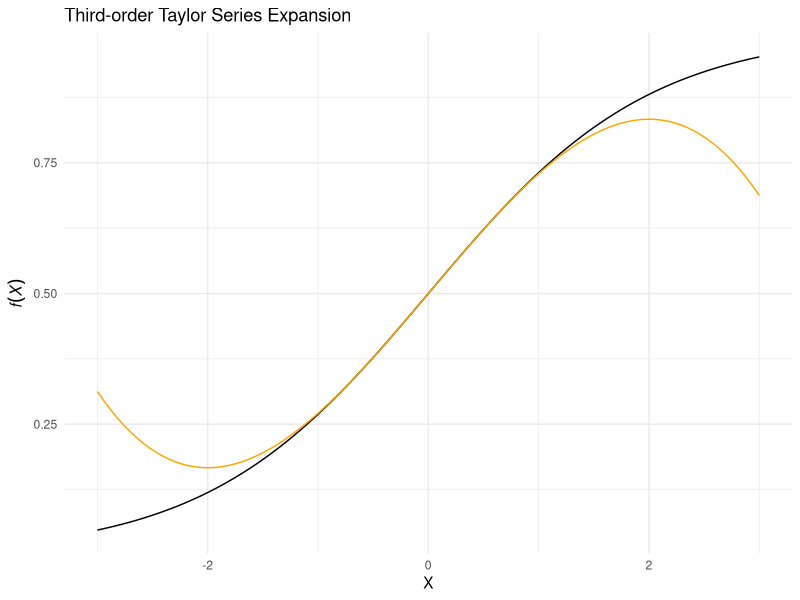
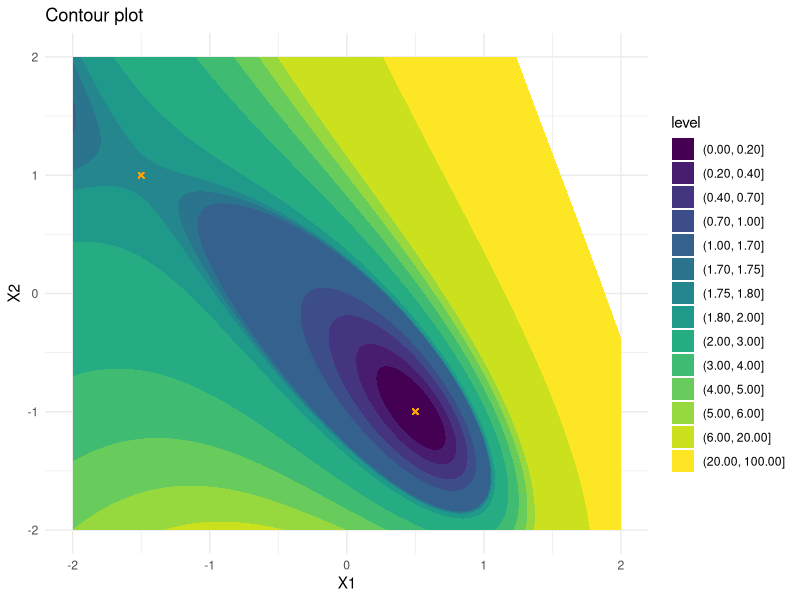

The R script that drew these images, in order:
## ---- chunk 1
library(ggplot2)
fx <- function(x) exp(x) / (1 + exp(x))
fx1 <- function(x) exp(x) / (1 + exp(x))^2
fx2 <- function(x) (exp(x) - exp(2*x)) / (1 + exp(x))^3
fx3 <- function(x) (exp(x) - 4*exp(2*x) + exp(3*x)) / (1 + exp(x))^4

taylor <- function(x, root) {
  fx(root) + fx1(root) * (x - root) + fx2(root) / 2 * (x - root)^2 + fx3(root) / 6 * (x - root)^3
}

ggplot() +
  geom_function(fun = fx) +
  geom_function(fun = taylor, args = list(root = 0), col = "orange") +
  xlim(-3, 3) +
  theme_minimal() +
  labs(x = "X", y = expression(italic(f(X))),
       title = "Third-order Taylor Series Expansion")
## ---- chunk 2
fx12 <- function(x1, x2) {
  exp(x1) * (4*x1^2 + 2*x2^2 + 4*x1*x2 + 2*x2 + 1)
}

expand.grid(x1 = -200:200/100,
            x2 = -200:200/100) |>
  dplyr::mutate(z = fx12(x1, x2)) |>
  ggplot(aes(x = x1, y = x2, z = z)) +
  stat_contour_filled(breaks = c(0, 0.2, 0.4, 0.7, 1, 1.7, 1.75, 1.8, 2, 3, 4, 5, 6, 20, 100)) +
  geom_point(aes(x = 0.5, y = -1), col = "orange", shape = "cross") +
  geom_point(aes(x = -1.5, y = 1), col = "orange", shape = "cross") +
  theme_minimal() +
  labs(x = "X1", y = "X2",
       title = "Contour plot")
